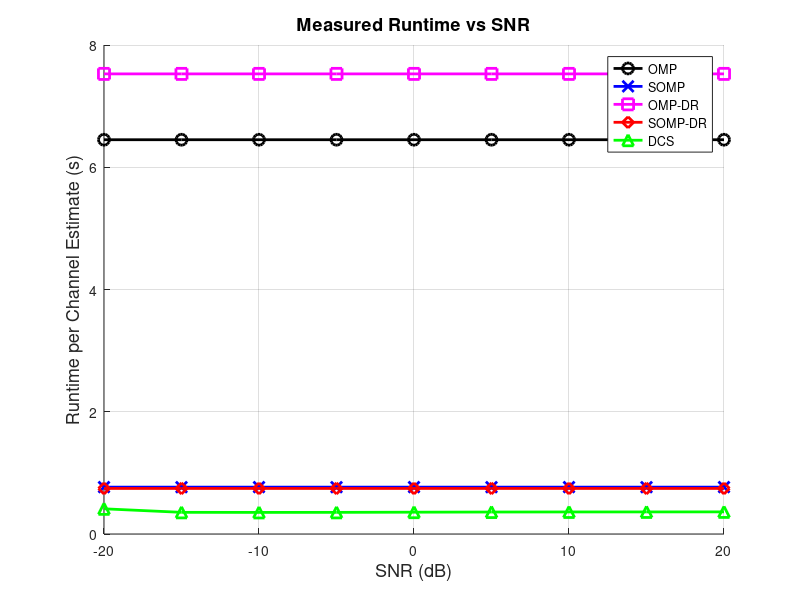
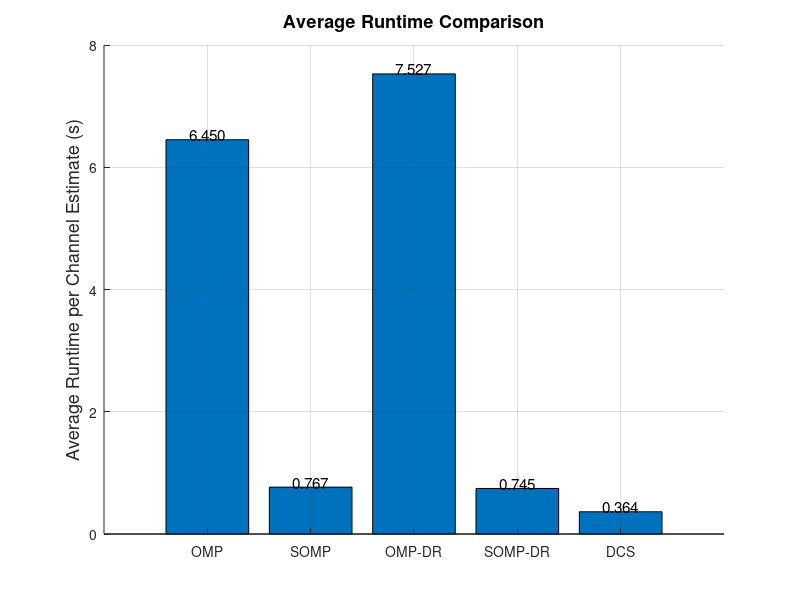
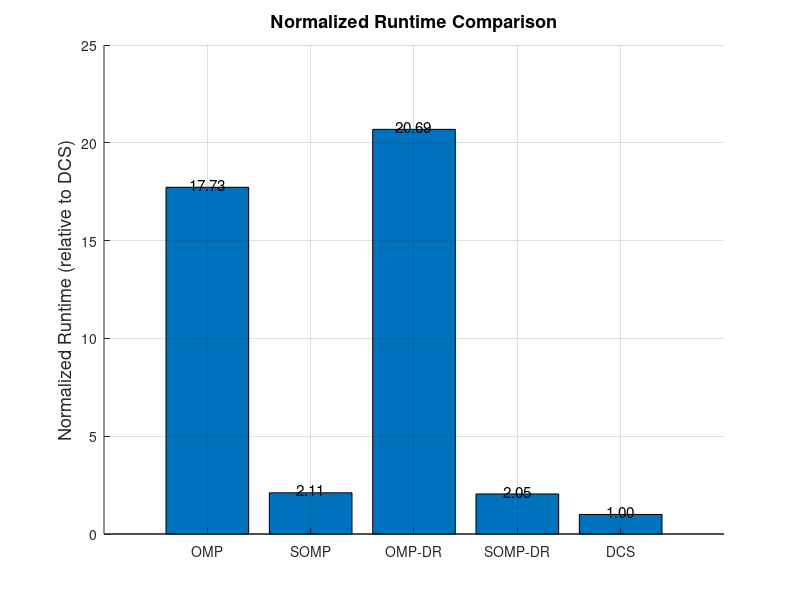
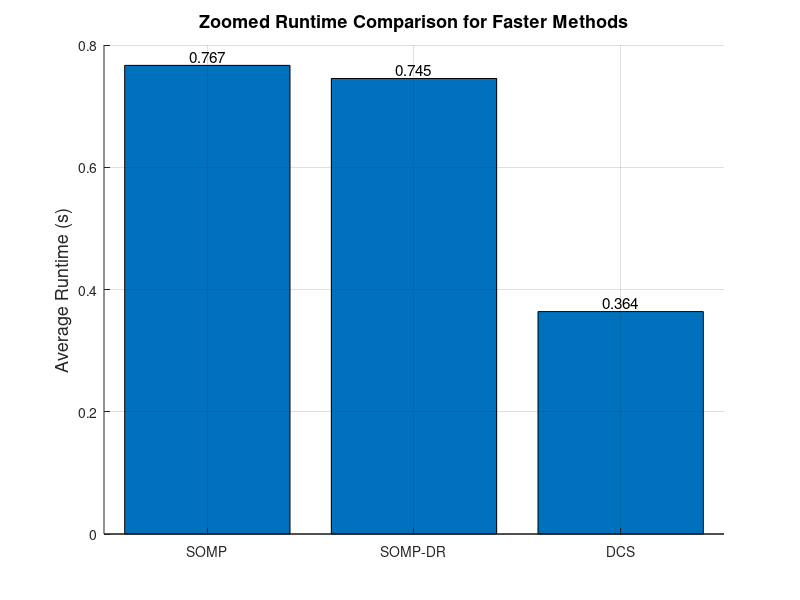

The MATLAB script that drew these images, in order:
%% Dynamic Project Path Setup
thisDir = fileparts(mfilename('fullpath'));
if isempty(thisDir), thisDir = pwd; end
projRoot = fileparts(thisDir);
if exist(fullfile(projRoot, 'setup_paths.m'), 'file')
    run(fullfile(projRoot, 'setup_paths.m'));
end

%% =========================================================================
% RUNTIME PLOTTING SCRIPT
% Standalone plotting script for OMP / SOMP / OMP-DR / SOMP-DR / DCS
% =========================================================================
clc; clear; close all;

%% -----------------------------
% 1) Runtime data
% -----------------------------
% SNR points
SNR_dB = [-20 -15 -10 -5 0 5 10 15 20];

% Classical methods
% These are your measured average runtimes per full realization
runtime_OMP_avg     = 6.450301;
runtime_SOMP_avg    = 0.766663;
runtime_OMP_DR_avg  = 7.527417;
runtime_SOMP_DR_avg = 0.745208;

% Since your classical runtime summary was reported as one average value,
% we draw them as constant lines across SNR
runtime_OMP_snr     = runtime_OMP_avg     * ones(size(SNR_dB));
runtime_SOMP_snr    = runtime_SOMP_avg    * ones(size(SNR_dB));
runtime_OMP_DR_snr  = runtime_OMP_DR_avg  * ones(size(SNR_dB));
runtime_SOMP_DR_snr = runtime_SOMP_DR_avg * ones(size(SNR_dB));

% DCS runtime per sample from Python
runtime_DCS_snr = [0.41225653 0.35450487 0.35327713 0.35411432 0.35690381 ...
                   0.35955017 0.36082901 0.36133298 0.36205174];

runtime_DCS_avg = mean(runtime_DCS_snr);

%% -----------------------------
% 2) Runtime vs SNR
% -----------------------------
figure('Color',[1 1 1]);
plot(SNR_dB, runtime_OMP_snr, 'ko-','LineWidth',2,'MarkerSize',8); hold on;
plot(SNR_dB, runtime_SOMP_snr, 'bx-','LineWidth',2,'MarkerSize',8);
plot(SNR_dB, runtime_OMP_DR_snr, 'ms-','LineWidth',2,'MarkerSize',8);
plot(SNR_dB, runtime_SOMP_DR_snr, 'rd-','LineWidth',2,'MarkerSize',8);
plot(SNR_dB, runtime_DCS_snr, 'g^-','LineWidth',2,'MarkerSize',8);

xlabel('SNR (dB)','FontSize',13);
ylabel('Runtime per Channel Estimate (s)','FontSize',13);
title('Measured Runtime vs SNR','FontSize',13);
legend('OMP','SOMP','OMP-DR','SOMP-DR','DCS','Location','best');
grid on;
box off;

%% -----------------------------
% 3) Average runtime bar chart
% -----------------------------
runtime_bar = [runtime_OMP_avg, runtime_SOMP_avg, runtime_OMP_DR_avg, runtime_SOMP_DR_avg, runtime_DCS_avg];
labels = {'OMP','SOMP','OMP-DR','SOMP-DR','DCS'};

figure('Color',[1 1 1]);
bar(runtime_bar);
set(gca,'XTick',1:numel(labels),'XTickLabel',labels);
ylabel('Average Runtime per Channel Estimate (s)','FontSize',13);
title('Average Runtime Comparison','FontSize',13);
grid on;
box off;

for i = 1:numel(runtime_bar)
    text(i, runtime_bar(i) + 0.08, sprintf('%.3f', runtime_bar(i)), ...
        'HorizontalAlignment','center','FontSize',11);
end

%% -----------------------------
% 4) Normalized runtime bar chart
% Normalize to DCS
% -----------------------------
runtime_norm_dcs = runtime_bar / runtime_DCS_avg;

figure('Color',[1 1 1]);
bar(runtime_norm_dcs);
set(gca,'XTick',1:numel(labels),'XTickLabel',labels);
ylabel('Normalized Runtime (relative to DCS)','FontSize',13);
title('Normalized Runtime Comparison','FontSize',13);
grid on;
box off;

for i = 1:numel(runtime_norm_dcs)
    text(i, runtime_norm_dcs(i) + 0.15, sprintf('%.2f', runtime_norm_dcs(i)), ...
        'HorizontalAlignment','center','FontSize',11);
end

%% -----------------------------
% 5) Zoomed runtime bar chart for faster methods
% -----------------------------
runtime_fast = [runtime_SOMP_avg, runtime_SOMP_DR_avg, runtime_DCS_avg];
labels_fast = {'SOMP','SOMP-DR','DCS'};

figure('Color',[1 1 1]);
bar(runtime_fast);
set(gca,'XTick',1:numel(labels_fast),'XTickLabel',labels_fast);
ylabel('Average Runtime (s)','FontSize',13);
title('Zoomed Runtime Comparison for Faster Methods','FontSize',13);
grid on;
box off;

for i = 1:numel(runtime_fast)
    text(i, runtime_fast(i) + 0.015, sprintf('%.3f', runtime_fast(i)), ...
        'HorizontalAlignment','center','FontSize',11);
end

%% -----------------------------
% 6) Optional log-scale runtime bar chart
% -----------------------------
figure('Color',[1 1 1]);
bar(runtime_bar);
set(gca,'XTick',1:numel(labels),'XTickLabel',labels);
set(gca,'YScale','log');
ylabel('Average Runtime (s, log scale)','FontSize',13);
title('Average Runtime Comparison (Log Scale)','FontSize',13);
grid on;
box off;

%% -----------------------------
% 7) Print summary
% -----------------------------
fprintf('\n===== Runtime Summary =====\n');
fprintf('OMP avg runtime     = %.6f s\n', runtime_OMP_avg);
fprintf('SOMP avg runtime    = %.6f s\n', runtime_SOMP_avg);
fprintf('OMP-DR avg runtime  = %.6f s\n', runtime_OMP_DR_avg);
fprintf('SOMP-DR avg runtime = %.6f s\n', runtime_SOMP_DR_avg);
fprintf('DCS avg runtime     = %.6f s\n', runtime_DCS_avg);

fprintf('\n===== Runtime Relative to DCS =====\n');
fprintf('OMP     = %.2f x DCS\n', runtime_OMP_avg / runtime_DCS_avg);
fprintf('SOMP    = %.2f x DCS\n', runtime_SOMP_avg / runtime_DCS_avg);
fprintf('OMP-DR  = %.2f x DCS\n', runtime_OMP_DR_avg / runtime_DCS_avg);
fprintf('SOMP-DR = %.2f x DCS\n', runtime_SOMP_DR_avg / runtime_DCS_avg);
fprintf('DCS     = 1.00 x DCS\n');
